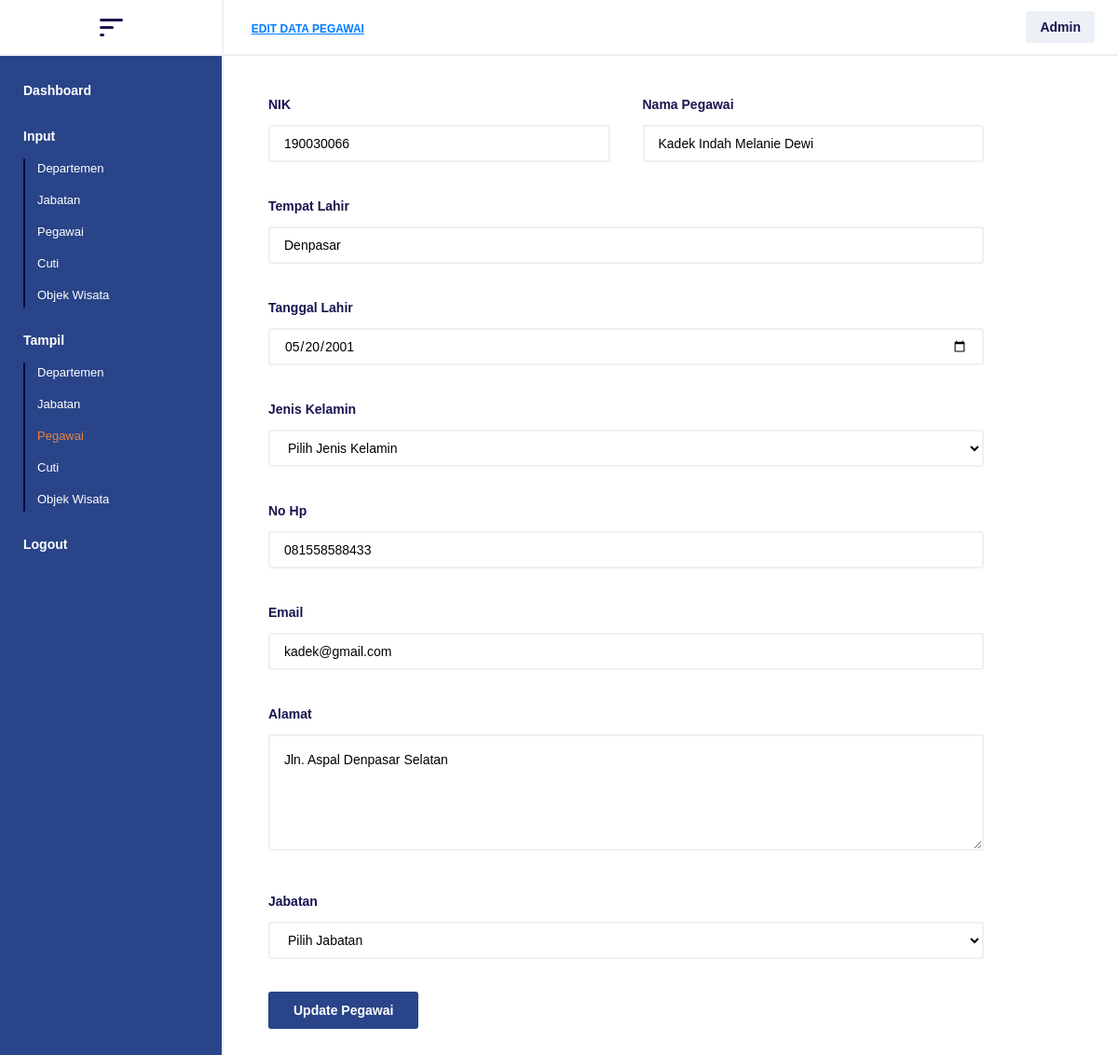
Screenshot of /public/pegawai/detailPegawai/190030066 (signed in) with the database file from the repository.
### tables this page shows
CREATE TABLE `pegawai` (
  `nik` int(11) NOT NULL,
  `nama_pegawai` varchar(255) DEFAULT NULL,
  `tempat_lahir` varchar(50) DEFAULT NULL,
  `tanggal_lahir` date DEFAULT NULL,
  `jenis_kelamin` int(11) DEFAULT NULL,
  `no_hp` varchar(25) DEFAULT NULL,
  `email` varchar(50) DEFAULT NULL,
  `alamat` varchar(75) DEFAULT NULL,
  `id_jabatan` varchar(50) DEFAULT NULL
);

### app/core/Controller.php (called while the page is built, shortened)
<?php
class Controller
{
    public function view($view, $data = [])
    {
        require_once '../app/views/' . $view . '.php';
    }
    public function model($model)
    {
        return new $model2;
    }
}

### app/controllers/Pegawai.php (called while the page is built, shortened)
<?php
class Pegawai extends Controller implements MainIndex
{
    public function detailPegawai($nik)
    {
        $data["title"] = "Edit Data Pegawai";
        $data["active"] = [
            'dashboard' => "",
            'departemen' => "",
            'jabatan' => "",
            'pegawai' => "",
            'cuti' => "",
            'tampilPegawai' => "color: #ed843e",
            'tampilCuti' => "",
            'tampilDashboard' => "",
            'tampilDepartemen' => "",
            'tampilJabatan' => ""
        ];
        $data["dataPegawai"] = $this->model('Pegawai')->getDataPegawaiByNik($nik);
        $data["dataJabatan"] = $this->model('Jabatan')->getDataJabatan();
        $this->view('/pegawai/editPegawai', $data);
    }
}

### app/core/App.php (called while the page is built, shortened)
<?php
class App
{
    protected $method = 'index';
    protected $parameter = [];
    public function __construct()
    {
        $url = $this->parseURL();
        if (@file_exists('../app/controllers/' . $url[0] . '.php')) {
            unset($url[0]);
        }
        $this->controller = new $controller;
        if (isset($url[1])) {
            if (method_exists($this->controller, $url[1])) {
                $this->method = $url[1];
                unset($url[1]);
            }
        }
        if (!empty($url)) {
            $this->parameter = array_values($url);
        }
        call_user_func_array([$this->controller, $this->method], $this->parameter);
    }
    public function parseURL()
    {
        if (isset($_GET['url'])) {
            $url = rtrim($_GET['url'], '/');
            $url = filter_var($url, FILTER_SANITIZE_URL);
            $url = explode('/', $url);
            return $url;
        }
    }
}

### public/index.php (called while the page is built, shortened)
<?php
$app = new paytrik\app\core\App;

### app/core/Database.php (called while the page is built, shortened)
<?php
class Database
{
    private $host = DB_HOST;
    private $password = DB_PASSWORD;
    private $username = DB_USERNAME;
    private $dbName = DB_NAME;
    private $dbHandler;
    private $statement;
    public function __construct()
    {
        $dsn = 'mysql:host=' . $this->host . ';dbname=' . $this->dbName;
        $option = [
            PDO::ATTR_PERSISTENT => true,
            PDO::ATTR_ERRMODE => PDO::ERRMODE_EXCEPTION
        ];
        try {
            $this->dbHandler = new PDO($dsn, $this->username, $this->password, $option);
        } catch (PDOException $e) {
            die($e->getMessage());
        }
    }
    public function query($query)
    {
        $this->statement = $this->dbHandler->prepare($query);
    }
    public function execute()
    {
        $this->statement->execute();
    }
    public function single()
    {
        $this->execute();
        return $this->statement->fetch(PDO::FETCH_ASSOC);
    }
}

### app/models/Pegawai.php (called while the page is built, shortened)
<?php
class Pegawai
{
    private $database;
    public function __construct()
    {
        $this->database = new Database;
    }
    public function getDataPegawaiByNik($nik)
    {
        $this->database->query("SELECT * FROM pegawai JOIN jabatan ON pegawai.id_jabatan=jabatan.id_jabatan WHERE nik=$nik");
        return $this->database->single();
    }
}

### app/views/pegawai/editPegawai.php (the view, shortened to what this page needs)
<form method="POST" action="<?= ROOT ?>/pegawai/editPegawai/<?= $data["dataPegawai"]["nik"] ?>">
    <div class="winput bflex">
        <div class="cinput rmargin">
            <span> NIK </span>
            <input type="number" name="nik" placeholder="Masukan NIK . . ." value="<?= $data["dataPegawai"]["nik"] ?>">
        </div>
        <div class="cinput">
            <span> Nama Pegawai </span>
            <input type="text" name="nama_pegawai" placeholder="Masukkan nama pegawai . . ." value="<?= $data["dataPegawai"]["nama_pegawai"] ?>">
        </div>
    </div>
    <div class="winput tmargin">
        <span> Tempat Lahir </span>
        <input type="text" name="tempat_lahir" placeholder="Masukan Tempat Lahir . . ." value="<?= $data["dataPegawai"]["tempat_lahir"] ?>">
    </div>
    <div class="winput tmargin">
        <span> Tanggal Lahir </span>
        <input type="date" name="tanggal_lahir" placeholder="Masukkan Tanggal Lahir . . ." value="<?= $data["dataPegawai"]["tanggal_lahir"] ?>">
    </div>
    <div class="winput tmargin">
        <span> Jenis Kelamin </span>
        <select name="jenis_kelamin">
            <option disable selected>Pilih Jenis Kelamin</option>
        </select>
    </div>
    <div class="winput tmargin">
        <span> No Hp</span>
        <input type="number" name="no_hp" placeholder="Masukkan No Hp . . ." value="<?= $data["dataPegawai"]["no_hp"] ?>">
    </div>
    <div class="winput tmargin">
        <span> Email </span>
        <input type="email" name="email" placeholder="Masukkan Email . . ." value="<?= $data["dataPegawai"]["email"] ?>">
    </div>
    <div class="winput tmargin">
        <span>Alamat</span>
        <textarea name="alamat" placeholder="Masukan alamat . . ."><?= $data["dataPegawai"]["alamat"] ?></textarea>
    </div>
    <div class="winput tmargin">
        <span> Jabatan </span>
        <select name="id_jabatan" id="id_jabatan" class="input">
            <option disabled selected>Pilih Jabatan</option>
        </select>
    </div>
    <div class="winput tmargin">
        <button type="submit" name="btn-update" style="left: 0px"> Update Pegawai </button>
    </div>
</form>

### rows the page displays
pegawai: nik "190030066", nama_pegawai "Kadek Indah Melanie Dewi", tempat_lahir "Denpasar", tanggal_lahir "05/20/2001", no_hp "081558588433", email "kadek@gmail.com", alamat "Jln. Aspal Denpasar Selatan"

### other values shown
$data["title"] "EDIT DATA PEGAWAI"
$_SESSION['level'] "Admin"
